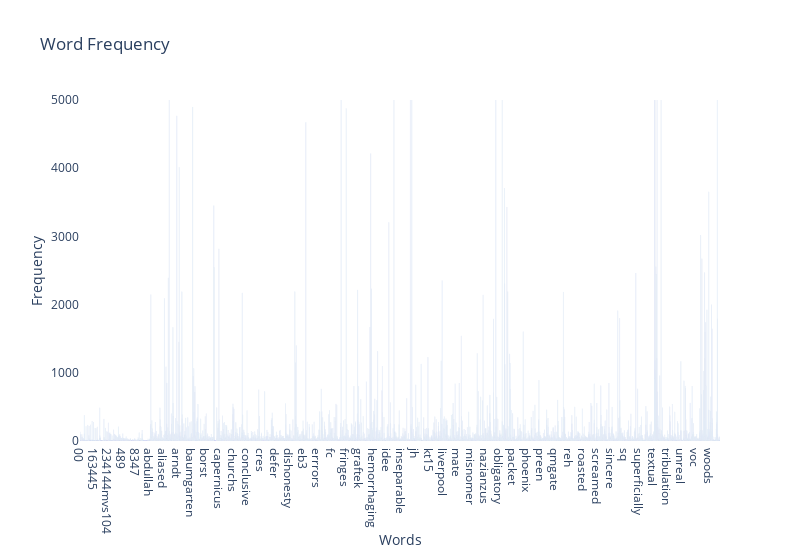

Here is the notebook cell this chart was saved with:
### Markdown cell above
### >>> **Exercise 13 (take home):**
If you want a nicer interactive visualization here, I would encourage you try to install and use plotly to achieve this.

### Code cell
import plotly.graph_objs as go

df_tf = pd.DataFrame(data = {'term' : count_vect.get_feature_names(), 'frequency' : term_frequencies})

data = {
    "type" : "bar",
    "x" : df_tf.loc[:,'term'],
    "y" : df_tf.loc[:,'frequency'],
    "marker" : {"color": "blue"}
}

layout = {
  "title": "Word Frequency", 
  "width": 800, 
  "yaxis": {
    "title": "Frequency", 
    "gridcolor": "white",
    "range": [0,5000]
  }, 
  "xaxis": {
    "title": "Words", 
    "gridcolor": "white",
    "type": "category"
  }, 
  "dragmode":"zoom",
  "plot_bgcolor": "white", 
  "paper_bgcolor": "white"
}

fig = go.FigureWidget(data=[data], layout = layout)
fig.show()

### Figure 1 — Plotly figure (JSON) as saved in the notebook; plotly's stock layout.template omitted (floating-point values rounded to 4 significant figures; data arrays with more than 128 entries replaced by an {"elided": "..."} marker saying what was removed)
{"data": [{"marker": {"color": "blue"}, "type": "bar", "uid": "efd680cc-c467-4b2b-ad0f-ed3bfa3e6607", "x": {"elided": "35788 str values"}, "y": {"elided": "35788 int values"}}], "layout": {"dragmode": "zoom", "paper_bgcolor": "white", "plot_bgcolor": "white", "title": {"text": "Word Frequency"}, "width": 800, "xaxis": {"gridcolor": "white", "title": {"text": "Words"}, "type": "category"}, "yaxis": {"gridcolor": "white", "range": [0, 5000], "title": {"text": "Frequency"}}}}
